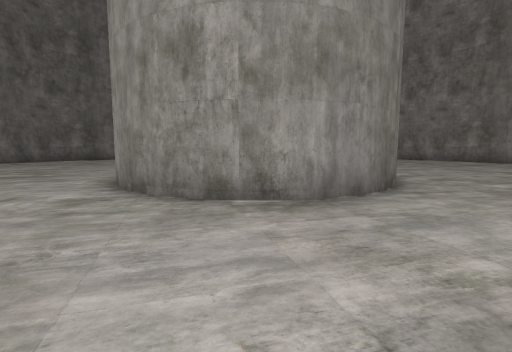
[1] (above)

22 first-person views from a walk through a Godot game level. The camera is 1.5 m above the floor, tilts 6° down and sees 85° across. The floor is counted in squares, 2 m on a side. Each view is taken from the middle of a square. On the plan, view 1 faces up. The plan holds only what a view shows up to about 10 squares ahead; the rest is blank.

[2]
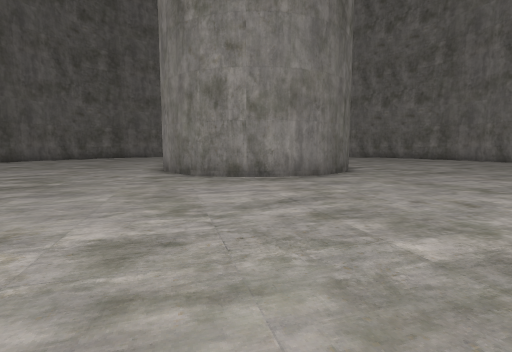

[3]
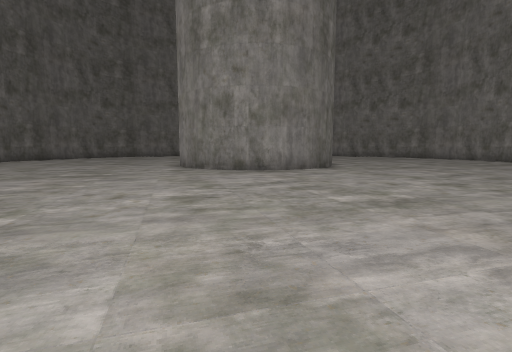

[4]
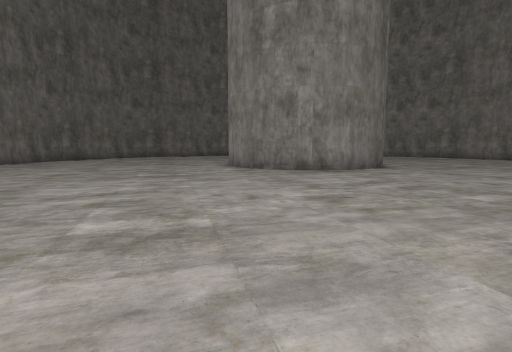

[5]
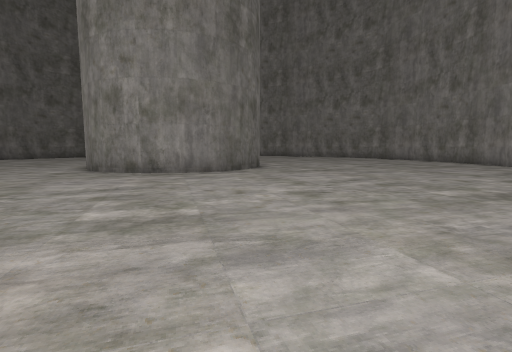

[6]
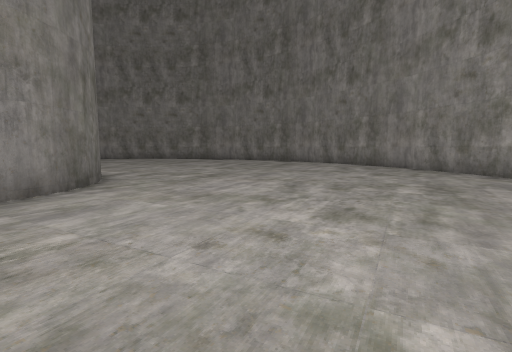

[7]
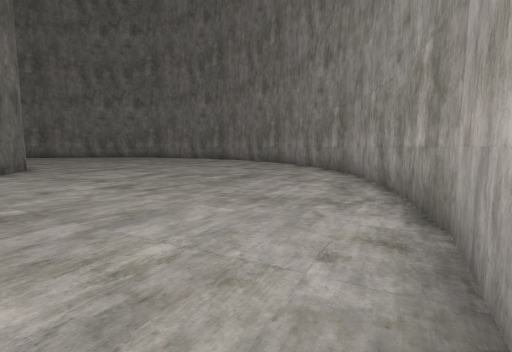

[8]
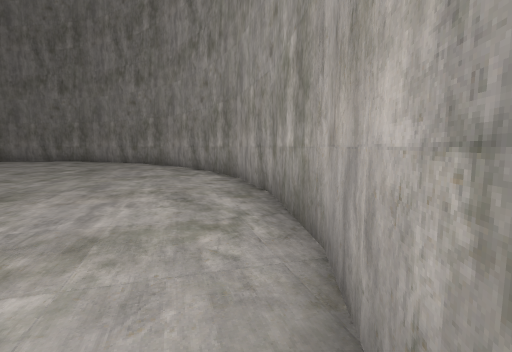

[9]
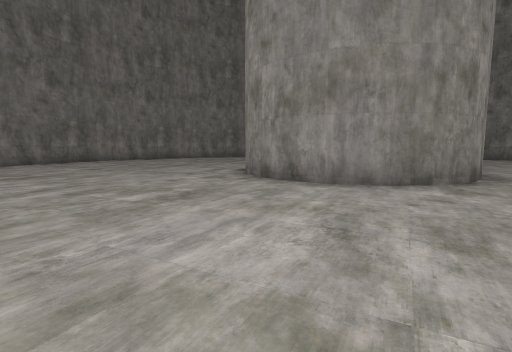

[10]
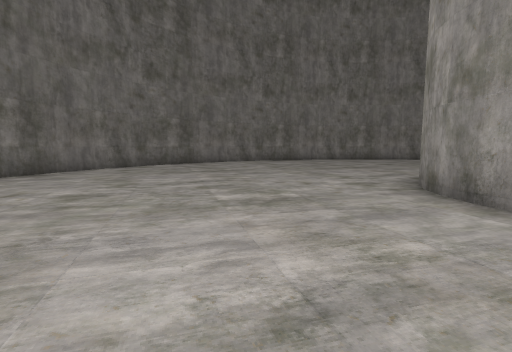

[11]
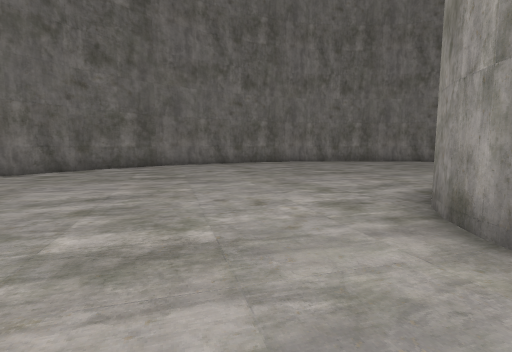

[12]
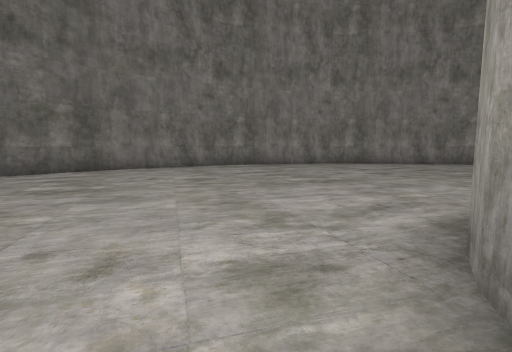

[13]
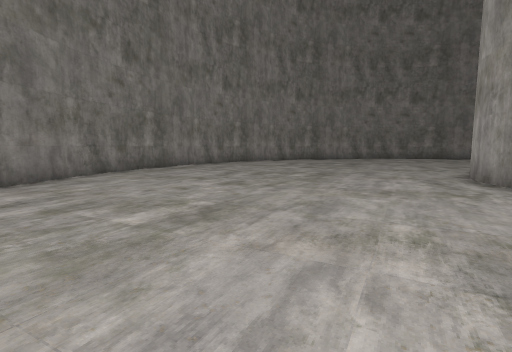

[14]
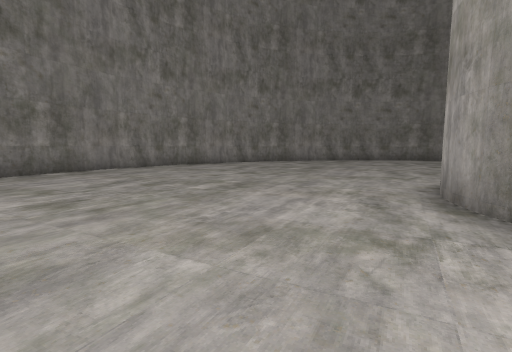

[15]
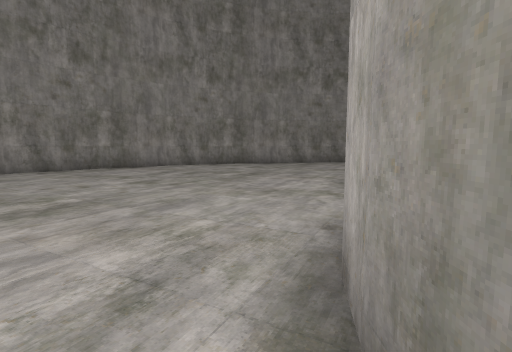

[16]
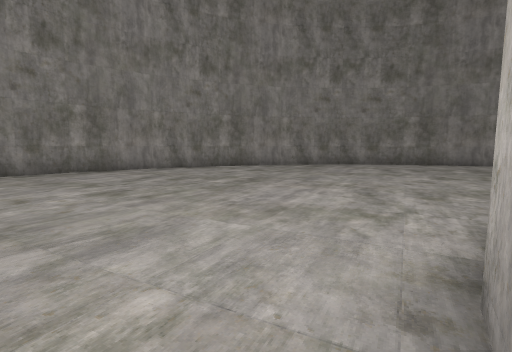

[17]
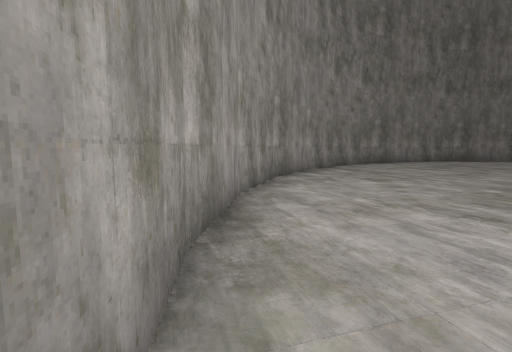

[18]
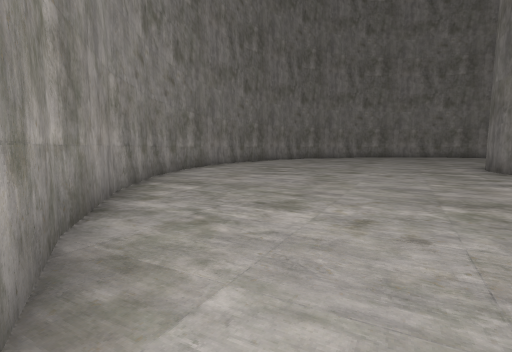

[19]
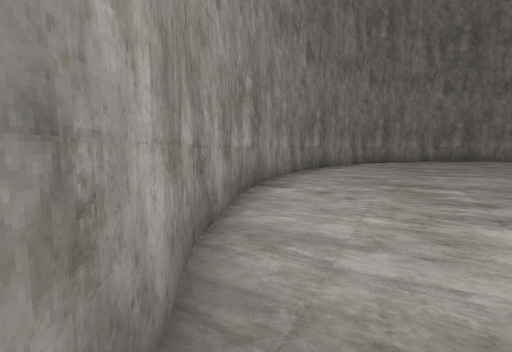

[20]
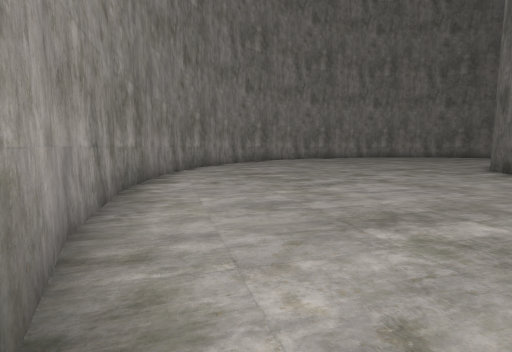

[21]
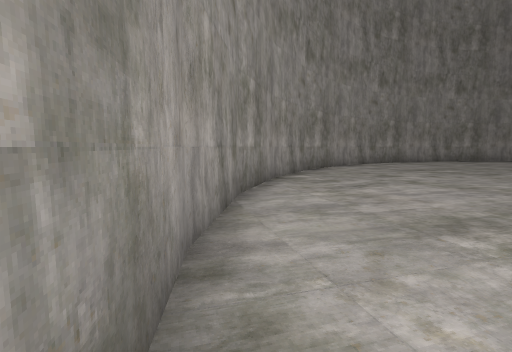

[22]
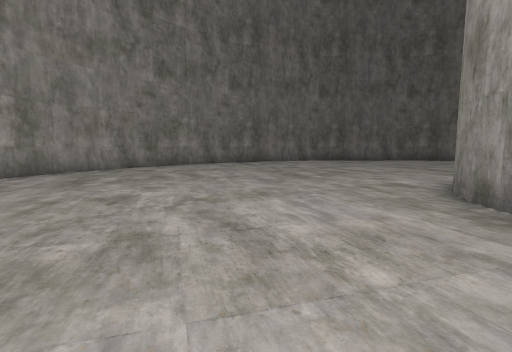

### Floor plan
Points are (right, up) in squares from view 1. A wall is a line through its corners. A room is listed if a view was taken in it or the views show most of it. See-through windows are left out.
Room 1 (views 1, 2, 3, 4, 5, 6, 7, 8, 9, 10, 11, 12, 13, 14, 15, 16, 17, 18, 19, 20, 21, 22)
walls: (-1.6, 9.7) (-0.9, 10); (-2.1, 9.4) (-1.3, 9.9) (-0.3, 10.1); (-2.5, 8.9) (-2, 9.5); (-3.1, 7.8) (-2.8, 8.5); (-3.2, 7.2) (-3, 8.2) (-2.5, 9); (-3.1, 6.6) (-3.1, 7.2); (2.4, 9.1) (2.7, 8.5); (2.7, 8.6) (3, 8); (-2.3, 4.8) (-2.7, 5.5); (3, 8.1) (3.1, 7.3); (-1.9, 4.5) (-2.6, 5.2) (-3, 6) (-3.1, 6.7); (3.1, 6.7) (3, 6.1); (-0.8, 4) (-1.5, 4.2); (3.1, 6.2) (2.8, 5.5); (-0.2, 3.8) (-1.2, 4) (-2, 4.5); (2.8, 5.6) (2.3, 4.8) (1.5, 4.2); (0.5, 3.9) (-0.2, 3.9); (1, 4) (0.3, 3.8); (2.6, 5.1) (2.1, 4.6); (1.6, 4.3) (0.9, 4); (-6.9, 17.4) (-8.9, 15.8); (-8.8, 15.9) (-10.4, 13.9); (-4.7, 18.6) (-7, 17.3); (-10.3, 14) (-11.6, 11.7); (-2.4, 19.3) (-4.8, 18.5); (-11.5, 11.8) (-12.2, 9.7); (2.5, 19.3) (0, 19.5) (-2.5, 19.3); (4.9, 18.5) (2.4, 19.3); (7, 17.4) (4.8, 18.5); (8.9, 15.8) (6.9, 17.4); (11.6, 11.7) (10.4, 13.9) (8.8, 15.9); (-6.9, -3.4) (-4.7, -4.6); (12.3, 9.3) (11.5, 11.8); (-4.8, -4.5) (-3.4, -5); (-1.7, -5.3) (0, -5.5) (2.5, -5.3); (11.5, 2.2) (12.3, 4.6) (12.5, 7) (12.3, 9.5); (2.4, -5.3) (4.8, -4.5); (10.4, 0) (11.6, 2.3); (4.7, -4.6) (7, -3.4); (8.8, -1.9) (10.4, 0.1); (6.9, -3.4) (8.9, -1.8)

Positions as (right, up) in squares from view 1, and headings:
1: (0, 0), facing up
2: (0, -3), facing up
3: (0, -5), facing up
4: (-2, -5), facing up
5: (3, -4), facing up
6: (1, -1), facing up-right
7: (2, -5), facing up-right
8: (-2, -5), facing right
9: (-8, 3), facing up-right
10: (-6, 3), facing up
11: (-5, 5), facing up
12: (-4, 7), facing up
13: (-9, 9), facing up-right
14: (-6, 9), facing up-right
15: (-3, 9), facing up-right
16: (-2, 10), facing up-right
17: (-2, 19), facing right
18: (2, 19), facing down-right
19: (7, 17), facing down-right
20: (10, 14), facing down
21: (12, 9), facing down
22: (3, 1), facing left
